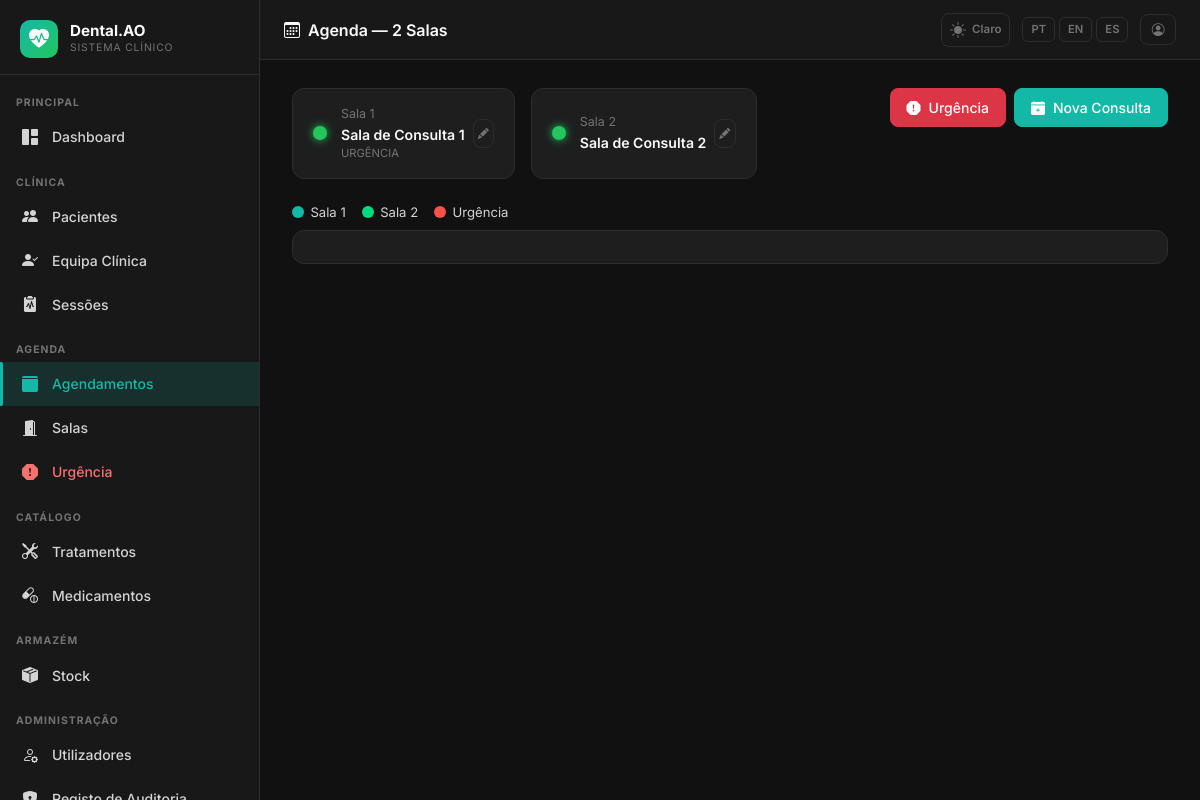
Screenshot of /scheduling/ (signed in) with the database file from the repository.
### app/models.py (models this page shows, shortened)
class AppSetting(db.Model):
    __tablename__ = 'app_settings'
    key   = db.Column(db.String(64), primary_key=True)
    value = db.Column(db.Text, nullable=True)
    _DEFAULTS = {
        'app_name':       'DentalCare Pro',
        'app_logo':       '',
        'bg_dark':        '#111111',
        'sidebar_dark':   '#181818',
        'card_dark':      '#1e1e1e',
        'border_dark':    '#2d2d2d',
        'text_dark':      '#d4d4d4',
        'primary_dark':   '#14b8a6',
        'success_dark':   '#22c55e',
        'danger_dark':    '#f87171',
        'warning_dark':   '#fbbf24',
        'bg_light':       '#f0f4f8',
        'card_light':     '#ffffff',
        'border_light':   '#d1dce8',
        'text_light':     '#334155',
        'primary_light':  '#1976d2',
        'success_light':  '#00875a',
        'danger_light':   '#d32f2f',
        'warning_light':  '#e65100',
        'xray_max_mb':        '10',
        'stock_invoice_max_mb': '5',
        'urgency_surcharge':  '30',
    }
    @classmethod
    def all_as_dict(cls):
        stored = {s.key: s.value for s in cls.query.all()}
        result = dict(cls._DEFAULTS)
        result.update(stored)
        return result

class Room(db.Model):
    __tablename__ = 'rooms'
    id = db.Column(db.Integer, primary_key=True)
    name = db.Column(db.String(100), nullable=False)
    number = db.Column(db.Integer, nullable=False)
    status = db.Column(db.String(20), default=RoomStatus.GREEN, nullable=False)
    status_note = db.Column(db.String(200), nullable=True)
    status_updated_by_id = db.Column(db.Integer, db.ForeignKey('users.id'), nullable=True)
    status_updated_at = db.Column(db.DateTime, default=lambda: datetime.now(timezone.utc))
    status_updated_by = db.relationship('User', backref='room_status_updates')
    appointments = db.relationship('Appointment', backref='room', lazy='dynamic')

### app/scheduling/routes.py (the view)
@scheduling_bp.route('/')
@login_required
def calendar():
    _check_scheduling_access()
    rooms = Room.query.order_by(Room.number).all()
    dentists = User.query.filter(
        User.role.in_([Role.DENTIST, Role.CLINICAL_DIRECTOR]),
        User.is_active == True
    ).all()
    patients = Patient.query.filter_by(is_active=True).order_by(Patient.full_name).all()
    return render_template('scheduling/calendar.html', rooms=rooms, dentists=dentists,
                           patients=patients)

### app/templates/scheduling/calendar.html (shortened to what this page needs)
{% extends "base.html" %}
{% block page_title %}<i class="bi bi-calendar3 me-2"></i>{{ _('Agenda — 2 Salas') }}{% endblock %}
{% block extra_css %}
<link href="https://cdn.jsdelivr.net/npm/fullcalendar@6.1.10/index.global.min.css" rel="stylesheet">
{% endblock %}
{% block content %}
<div class="d-flex justify-content-between align-items-start flex-wrap gap-3 mb-4">
  <div class="d-flex gap-3 flex-wrap">
    {% for room in rooms %}
    <div class="dc-card dc-card-sm room-card-mobile d-flex align-items-center gap-2" style="min-width:180px">
      <div class="room-status-dot {{ room.status }}"></div>
      <div>
        <div style="font-size:.78rem;color:var(--dc-text-muted)">{{ _('Sala') }} {{ room.number }}</div>
        <div style="font-weight:600;color:var(--dc-white);font-size:.88rem">{{ room.name }}</div>
        {% if room.status_note %}
        <div style="font-size:.7rem;color:var(--dc-text-muted)">{{ room.status_note }}</div>
        {% endif %}
      </div>
      <a href="{{ url_for('scheduling.rooms') }}" class="ms-auto btn btn-sm btn-outline-secondary p-1"
         title="{{ _('Gerir Salas') }}"><i class="bi bi-pencil-fill" style="font-size:.7rem"></i></a>
    </div>
    {% endfor %}
  </div>
  <div class="d-flex gap-2 flex-wrap">
    <a href="{{ url_for('scheduling.emergency') }}" class="btn btn-danger">
      <i class="bi bi-exclamation-octagon-fill me-2"></i>{{ _('Urgência') }}
    </a>
    <a href="{{ url_for('scheduling.new_appointment') }}" class="btn btn-primary">
      <i class="bi bi-calendar-plus-fill me-2"></i>{{ _('Nova Consulta') }}
    </a>
  </div>
</div>
<div class="room-legend mb-2">
  <div class="room-legend-item">
    <div class="room-legend-dot" style="background:#14b8a6"></div>
    <span>{{ _('Sala') }} 1</span>
  </div>
  <div class="room-legend-item">
    <div class="room-legend-dot" style="background:#00d97e"></div>
    <span>{{ _('Sala') }} 2</span>
  </div>
  <div class="room-legend-item">
    <div class="room-legend-dot" style="background:#f85149"></div>
    <span>{{ _('Urgência') }}</span>
  </div>
</div>
<div class="dc-card cal-wrap" style="padding:1rem">
</div>
{% endblock %}

### app/templates/base.html (shortened to what this page needs)
<!DOCTYPE html>
<html lang="{{ get_locale() }}" data-dc-theme="{{ session.get('theme', 'dark') }}">
<head>
  <link href="https://cdn.jsdelivr.net/npm/bootstrap@5.3.2/dist/css/bootstrap.min.css" rel="stylesheet">
  <link href="https://cdn.jsdelivr.net/npm/bootstrap-icons@1.11.3/font/bootstrap-icons.min.css" rel="stylesheet">
  <link href="{{ url_for('static', filename='css/dental.css') }}" rel="stylesheet">
  {% block extra_css %}{% endblock %}
</head>
<body>
<aside class="dc-sidebar" id="dcSidebar">
  <div class="dc-brand">
    <div class="dc-brand-icon">
      {% if app_settings.app_logo %}
        <img src="{{ url_for('superadmin.logo_file', filename=app_settings.app_logo) }}"
             alt="{{ app_settings.app_name }}"
             style="width:36px;height:36px;object-fit:contain;border-radius:6px;">
      {% else %}
        <i class="bi bi-heart-pulse-fill"></i>
      {% endif %}
    </div>
    <div class="flex-fill">
      <div class="dc-brand-name">{{ app_settings.app_name }}</div>
      <div class="dc-brand-sub">{{ _('Sistema Clínico') }}</div>
    </div>
  </div>
  <nav class="dc-nav">
    {% set role = current_user.role %}
    <div class="dc-nav-section">{{ _('Principal') }}</div>
    <a href="{{ url_for('main.dashboard') }}"
       class="dc-nav-item {% if request.endpoint == 'main.dashboard' %}active{% endif %}">
      <i class="bi bi-grid-1x2-fill"></i> {{ _('Dashboard') }}
    </a>
    {% if role in ['superadmin', 'clinical_director', 'dentist', 'reception'] %}
    <div class="dc-nav-section mt-2">{{ _('Clínica') }}</div>
    {% endif %}
    {% if role in ['superadmin', 'clinical_director', 'dentist', 'reception'] %}
    <a href="{{ url_for('patients.index') }}"
       class="dc-nav-item {% if request.endpoint == 'patients.index' or request.endpoint in ['patients.new','patients.edit','patients.detail'] %}active{% endif %}">
      <i class="bi bi-people-fill"></i> {{ _('Pacientes') }}
    </a>
    {% endif %}
    {% if role in ['superadmin', 'clinical_director'] %}
    <a href="{{ url_for('patients.care_team_pending') }}"
       class="dc-nav-item {% if request.endpoint == 'patients.care_team_pending' %}active{% endif %}">
      <i class="bi bi-person-check-fill"></i> {{ _('Equipa Clínica') }}
    </a>
    {% endif %}
    {% if role in ['superadmin', 'clinical_director', 'dentist'] %}
    <a href="{{ url_for('sessions.index') }}"
       class="dc-nav-item {% if request.endpoint and 'sessions.' in request.endpoint and 'audit' not in request.endpoint and 'evolution' not in request.endpoint %}active{% endif %}">
      <i class="bi bi-clipboard2-pulse-fill"></i> {{ _('Sessões') }}
    </a>
    {% endif %}
    {% if role in ['superadmin', 'clinical_director', 'reception', 'dentist'] %}
    <div class="dc-nav-section mt-2">{{ _('Agenda') }}</div>
    {% endif %}
    {% if role in ['superadmin', 'clinical_director', 'reception'] %}
    <a href="{{ url_for('scheduling.calendar') }}"
       class="dc-nav-item {% if request.endpoint and 'scheduling.' in request.endpoint and 'emergency' not in request.endpoint and 'room' not in request.endpoint %}active{% endif %}">
      <i class="bi bi-calendar3-fill"></i> {{ _('Agendamentos') }}
    </a>
    {% endif %}
    {% if role in ['superadmin', 'clinical_director', 'reception', 'dentist'] %}
    <a href="{{ url_for('scheduling.rooms') }}"
       class="dc-nav-item {% if request.endpoint and 'rooms' in request.endpoint %}active{% endif %}">
      <i class="bi bi-door-open-fill"></i> {{ _('Salas') }}
    </a>
    {% endif %}
    {% if role in ['superadmin', 'clinical_director', 'reception', 'dentist'] %}
    <a href="{{ url_for('scheduling.emergency') }}"
       class="dc-nav-item {% if request.endpoint and 'emergency' in request.endpoint %}active{% endif %}"
       style="color:var(--dc-danger)">
      <i class="bi bi-exclamation-octagon-fill"></i> {{ _('Urgência') }}
    </a>
    {% endif %}
    {% if role in ['superadmin', 'clinical_director', 'dentist'] %}
    <div class="dc-nav-section mt-2">{{ _('Catálogo') }}</div>
    <a href="{{ url_for('admin.treatments') }}"
       class="dc-nav-item {% if 'treatments' in request.endpoint %}active{% endif %}">
      <i class="bi bi-tools"></i> {{ _('Tratamentos') }}
    </a>
    <a href="{{ url_for('admin.medicines') }}"
       class="dc-nav-item {% if 'medicine' in request.endpoint %}active{% endif %}">
      <i class="bi bi-capsule-pill"></i> {{ _('Medicamentos') }}
    </a>
    {% endif %}
    {% if role in ['superadmin', 'clinical_director', 'dentist', 'receptionist'] %}
    <div class="dc-nav-section mt-2">{{ _('Armazém') }}</div>
    <a href="{{ url_for('stock.index') }}"
       class="dc-nav-item {% if request.endpoint and 'stock.' in request.endpoint %}active{% endif %}">
      <i class="bi bi-box-seam-fill"></i> {{ _('Stock') }}
    </a>
    {% endif %}
    {% if role in ['superadmin', 'clinical_director'] %}
    <div class="dc-nav-section mt-2">{{ _('Administração') }}</div>
    <a href="{{ url_for('admin.users') }}"
       class="dc-nav-item {% if 'user' in request.endpoint %}active{% endif %}">
      <i class="bi bi-person-gear"></i> {{ _('Utilizadores') }}
    </a>
    <a href="{{ url_for('admin.audit_log') }}"
       class="dc-nav-item {% if 'audit' in request.endpoint %}active{% endif %}">
      <i class="bi bi-shield-lock-fill"></i> {{ _('Registo de Auditoria') }}
    </a>
    {% endif %}
  </nav>
</aside>
<header class="dc-topbar">
  <span class="page-title">{% block page_title %}{% endblock %}</span>
  <div class="topbar-actions">
    <a href="{{ url_for('auth.toggle_theme') }}"
       class="theme-toggle"
       title="{{ _('Alternar tema') }}">
      {% if session.get('theme', 'dark') == 'dark' %}
        <i class="bi bi-sun-fill"></i><span style="font-size:.72rem;font-weight:600;margin-left:2px">{{ _('Claro') }}</span>
      {% else %}
        <i class="bi bi-moon-stars-fill"></i><span style="font-size:.72rem;font-weight:600;margin-left:2px">{{ _('Escuro') }}</span>
      {% endif %}
    </a>
    <div class="lang-switcher">
      <a href="{{ url_for('auth.set_lang', lang='pt') }}"
         class="lang-btn {% if get_locale() == 'pt' %}active{% endif %}">PT</a>
      <a href="{{ url_for('auth.set_lang', lang='en') }}"
         class="lang-btn {% if get_locale() == 'en' %}active{% endif %}">EN</a>
      <a href="{{ url_for('auth.set_lang', lang='es') }}"
         class="lang-btn {% if get_locale() == 'es' %}active{% endif %}">ES</a>
    </div>
    <a href="{{ url_for('auth.profile') }}" class="btn btn-sm btn-outline-secondary" title="{{ _('Meu Perfil') }}">
      <i class="bi bi-person-circle"></i>
    </a>
  </div>
</header>
<main class="dc-main">
  <div class="dc-content">
    {% block content %}{% endblock %}
  </div>
</main>
</body>
</html>

### rows the page displays
AppSetting: app_name "Dental.AO"
Room: number "1", name "Sala de Consulta 1", status_note "URGÊNCIA"
Room: number "2", name "Sala de Consulta 2"
